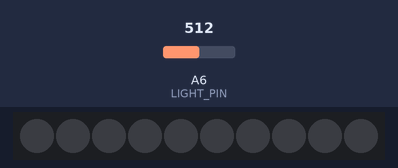
Bench run of a sketch on a simulated Arduino Nano, built with avr-gcc and run on an emulated ATmega328P. Parts: 10 RGB LEDs in strip order, left to right. The test bench sets the inputs (shaded band); at power-on: A6 (LIGHT_PIN) = 512. Dim RGB values are drawn brighter than linear.

Above: at 1.2 s.
1.3 s: A6 (LIGHT_PIN) set to 209
2.8 s: A6 (LIGHT_PIN) set to 191
At 3.7 s:
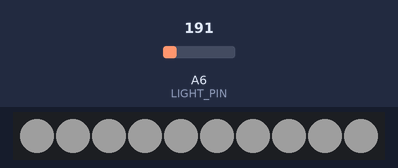
4.3 s: A6 (LIGHT_PIN) set to 210
At 5.4 s:
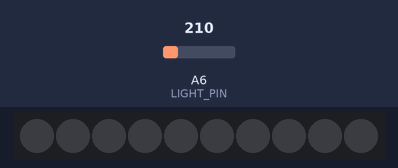
5.8 s: A6 (LIGHT_PIN) set to 190
At 7.1 s:
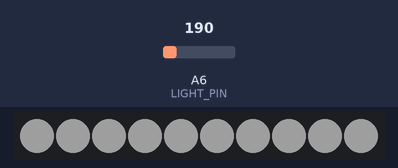
Timing chart, 0 to 8.3 s (numbered marks = the images above; inputs shaded):
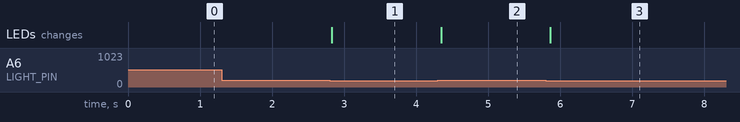

Measured:
- the behaviour switches between 200 and 199 on A6 (LIGHT_PIN) (found by bisection; images 0 and 1)
- after the input at 1.3 s, every drawn part: stays the same
- after the input at 2.8 s, the LEDs: change at once (image 1)
- after the input at 4.3 s, the LEDs: change after 0.05 s (image 2)
- after the input at 5.8 s, the LEDs: change after 0.06 s (image 3)

The sketch:

NightLight.ino
```cpp
#include <Adafruit_NeoPixel.h>

#define LIGHT_PIN A6
#define LED_PIN 6
#define LED_COUNT  10
#define BRIGHTNESS 30

Adafruit_NeoPixel pixels(LED_COUNT, LED_PIN, NEO_GRB + NEO_KHZ800);

int lightValue = 0;

void setup() {
  pinMode(LIGHT_PIN, INPUT);

  pixels.begin();
  pixels.fill();
  pixels.show();
  pixels.setBrightness(BRIGHTNESS);
}

void loop() {
  lightValue = analogRead(LIGHT_PIN);
  if (lightValue < 200) {
    pixels.fill(pixels.Color(255, 255, 255));
    pixels.show();
  } else {
    pixels.fill();
    pixels.show();
  }
  delay(100);
}
```
